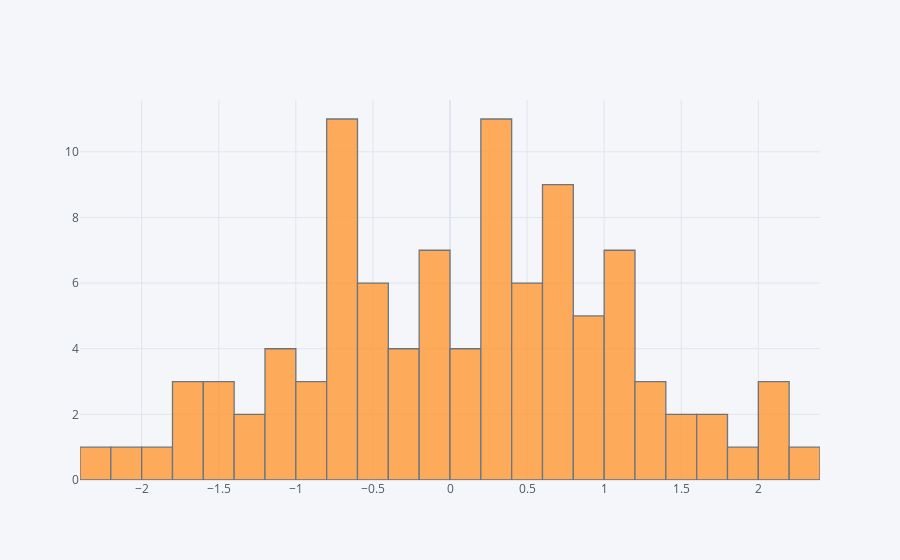

The notebook cell saved with this chart:
### Markdown cell above
## histogram

### Code cell
df['A'].iplot(kind='hist',bins=25)

### Figure 1 — Plotly figure (JSON) as saved in the notebook; plotly's stock layout.template omitted (floating-point values rounded to 4 significant figures)
{"data": [{"histfunc": "count", "histnorm": "", "marker": {"color": "rgba(255, 153, 51, 1.0)", "line": {"color": "#4D5663", "width": 1.3}}, "name": "A", "nbinsx": 25, "opacity": 0.8, "orientation": "v", "type": "histogram", "x": [0.4487, 0.04443, 2.115, 0.4846, 0.3699, 1.482, 2.034, -0.4825, 0.8309, -0.4349, -0.6756, -1.593, 0.2341, 1.028, -1.062, 2.22, 0.8757, 0.809, -0.7434, 0.04294, 1.068, 0.2764, -1.095, -1.281, -0.6373, 2.111, -0.5514, 1.068, 0.4652, -0.7207, 1.245, 1.14, 0.4995, -0.9263, 0.4112, 0.712, -0.7711, 0.995, -0.8275, 0.3122, 0.4516, 0.6074, -2.17, 1.309, 0.2591, -1.234, -0.3086, 0.3486, -0.526, 0.7418, -0.08369, -0.4868, -0.6949, -1.518, -0.6943, -0.2922, -0.698, -1.781, -0.3839, 0.7776, -0.04418, -1.102, -0.6162, 0.2575, -0.542, 0.6018, -1.691, 0.6381, 1.841, 0.9642, 1.003, -1.784, 1.036, -0.8243, 0.3422, 1.715, -0.3333, -0.1779, 0.2673, -1.461, -1.004, 1.1, 0.04808, 0.3881, -0.7623, 1.277, 0.1738, 1.616, 0.3132, -0.0002962, -0.1642, -2.391, -0.01887, -1.975, 0.6437, 0.6098, -0.6262, 1.405, -0.06498, 0.6738]}], "layout": {"barmode": "overlay", "legend": {"bgcolor": "#F5F6F9", "font": {"color": "#4D5663"}}, "paper_bgcolor": "#F5F6F9", "plot_bgcolor": "#F5F6F9", "title": {"font": {"color": "#4D5663"}}, "xaxis": {"gridcolor": "#E1E5ED", "showgrid": true, "tickfont": {"color": "#4D5663"}, "title": {"font": {"color": "#4D5663"}, "text": ""}, "zerolinecolor": "#E1E5ED"}, "yaxis": {"gridcolor": "#E1E5ED", "showgrid": true, "tickfont": {"color": "#4D5663"}, "title": {"font": {"color": "#4D5663"}, "text": ""}, "zerolinecolor": "#E1E5ED"}}}
